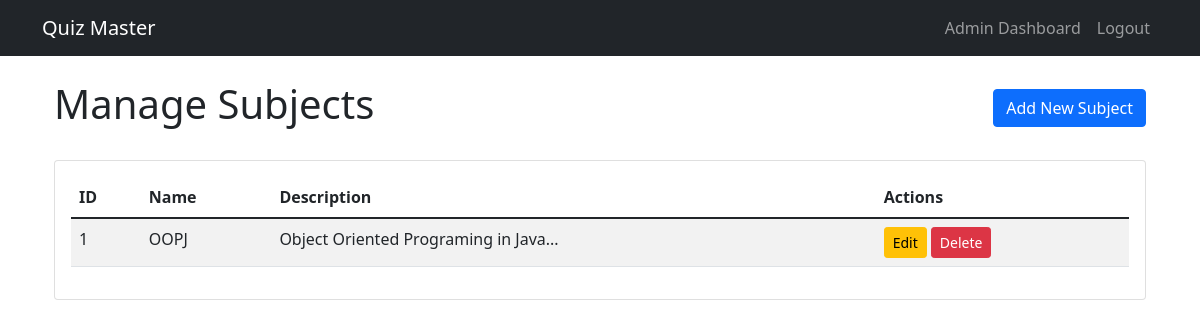
The page /admin/subjects (signed in) on the database as committed earlier.
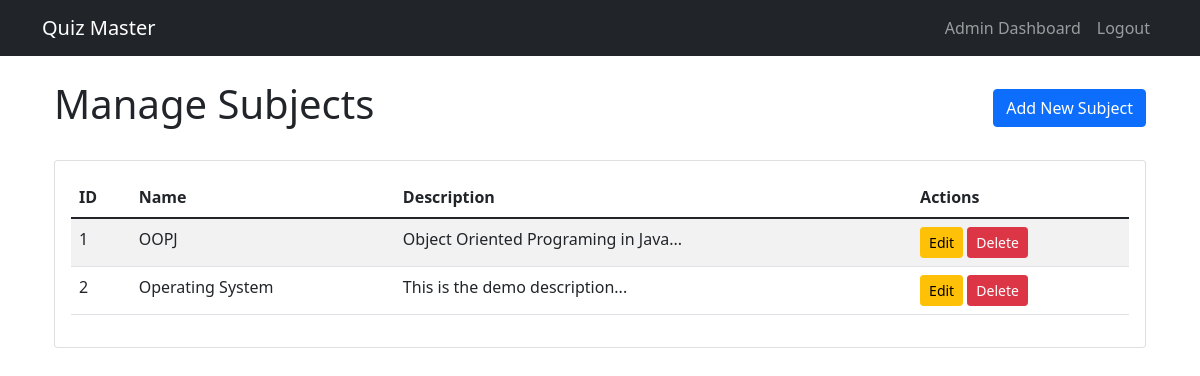
The same page on the database as committed later.
### models/models.py (models this page shows)
class Subject(db.Model):
    id = db.Column(db.Integer, primary_key=True)
    name = db.Column(db.String(100), nullable=False)
    description = db.Column(db.Text)
    chapters = db.relationship('Chapter', backref='subject', cascade='all, delete-orphan', lazy=True)

### controllers/admin.py (the view)
@admin.route('/admin/subjects', methods=['GET', 'POST'])
@login_required
@admin_required
def manage_subjects():
    form = SubjectForm()
    if form.validate_on_submit():
        subject = Subject(name=form.name.data, description=form.description.data)
        db.session.add(subject)
        db.session.commit()
        flash('Subject added successfully!', 'success')
        return redirect(url_for('admin.manage_subjects'))
    subjects = Subject.query.all()
    return render_template('admin/subjects.html', form=form, subjects=subjects)

### app.py (called while the page is built)
@login_manager.user_loader
def load_user(user_id):
    return User.query.get(int(user_id))

### controllers/admin.py (called while the page is built)
def admin_required(f):
    @wraps(f)
    def decorated_function(*args, **kwargs):
        if not current_user.is_authenticated or not current_user.is_admin:
            flash('Access denied.', 'danger')
            return redirect(url_for('auth.login'))
        return f(*args, **kwargs)
    return decorated_function

### templates/admin/subjects.html (shortened to what this page needs)
{% extends "base.html" %}
{% block content %}
<div class="container">
    <div class="d-flex justify-content-between align-items-center mb-4">
        <h1>Manage Subjects</h1>
        <button class="btn btn-primary" data-bs-toggle="modal" data-bs-target="#addSubjectModal">
            Add New Subject
        </button>
    </div>
    <div class="card">
        <div class="card-body">
            <div class="table-responsive">
                <table class="table table-striped">
                    <thead>
                        <tr>
                            <th>ID</th>
                            <th>Name</th>
                            <th>Description</th>
                            <th>Actions</th>
                        </tr>
                    </thead>
                    <tbody>
                        {% for subject in subjects %}
                        <tr>
                            <td>{{ subject.id }}</td>
                            <td>{{ subject.name }}</td>
                            <td>{{ subject.description[:100] }}...</td>
                            <td>
                                <a href="{{ url_for('admin.edit_subject', id=subject.id) }}"
                                   class="btn btn-sm btn-warning">Edit</a>
                                <a href="{{ url_for('admin.delete_subject', id=subject.id) }}"
                                   class="btn btn-sm btn-danger"
                                   onclick="return confirm('Are you sure you want to delete this subject?')">Delete</a>
                            </td>
                        </tr>
                        {% endfor %}
                    </tbody>
                </table>
            </div>
        </div>
    </div>
</div>
{% endblock %}

Rows that differ between the two databases and show on the page:
added Subject: id "2", name "Operating System", description "This is the demo description"
